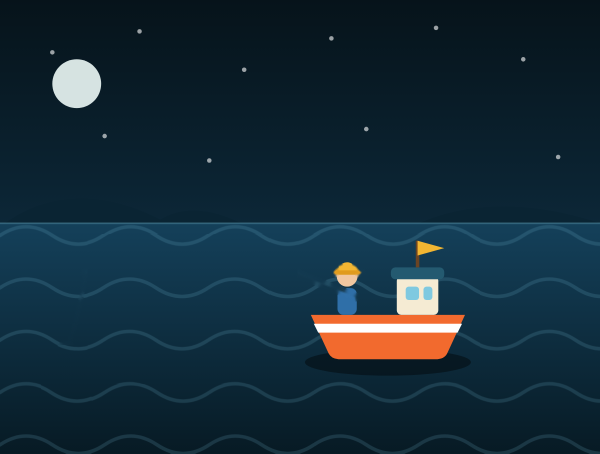
#> input picture 2_Aset_dan_Konten/assets-source/03_Studi_Kasus/adegan_bubu.png, 1200 x 907 px, given in place of adegan_kapal.png, which was not available (shown at 1/2 size)
$ python buat_adegan_antartika.py
#> lines starting #> are read from the running program, lines starting #| are printed output that depends on the picture
#!/usr/bin/env python3
"""Membuat varian adegan untuk peta Lautan Antartika (stage 11-20).

Studi kasus TIDAK diganti: aktor, kapal, dermaga, jala, bubu, tombak, dan pukat tetap sama dan
animasi memakai titik jangkar yang sama (lihat MemancingAdegan.kt). Skrip ini hanya MENAMBAH detail
khas Antartika di atas ilustrasi yang sudah bersih dari alat pancing:

  - bongkahan es mengapung dan lempeng es di air (tidak menutup zona lemparan / jalur ikan)
  - gunung es di cakrawala
  - salju di dermaga, atap kapal, dan ember; es menggantung di dermaga
  - aurora tipis di langit malam
  - bawah laut: langit-langit es dengan es menggantung dan bongkah es di dasar

Masukan : assets-source/03_Studi_Kasus/adegan_*.png  (hasil bersihkan_adegan.py)
Keluaran: assets-source/03_Studi_Kasus/adegan_*_antartika.png
Jalankan: python3 2_Aset_dan_Konten/tools/buat_adegan_antartika.py
          python3 2_Aset_dan_Konten/tools/sync_assets.py
Butuh: pillow, numpy.
"""
from __future__ import annotations

import math
import os
import random

from PIL import Image, ImageChops, ImageDraw, ImageFilter

HERE = os.path.dirname(os.path.abspath(__file__))
DIR = os.path.join(HERE, "..", "assets-source", "03_Studi_Kasus")

W, H = 1200, 907
SS = 3  # supersampling untuk tepi halus

# Palet es (selaras dengan gunung_es.png dan adegan_lubang_es.png)
ES_TERANG = (0xDC, 0xEE, 0xF5)
ES_SISI = (0xB5, 0xD4, 0xE2)
ES_BAYANG = (0x8F, 0xB2, 0xC4)
ES_DALAM = (0x6E, 0x9B, 0xAF)
ES_PUTIH = (0xF4, 0xFA, 0xFC)
AIR_DALAM = (0x2E, 0x7D, 0x96)


def kanvas() -> tuple[Image.Image, ImageDraw.ImageDraw]:
    im = Image.new("RGBA", (W * SS, H * SS), (0, 0, 0, 0))
    return im, ImageDraw.Draw(im, "RGBA")


def p(x: float, y: float) -> tuple[float, float]:
    return (x * SS, y * SS)


def poly(d, pts, fill):
    d.polygon([p(x, y) for x, y in pts], fill=fill)


def bongkah(d, cx, garis_air, lebar, tinggi, rnd: random.Random, alpha=255):
    """Bongkahan es bersisi-sisi, sebagian terendam di bawah garis air."""
    w, h = lebar, tinggi
    # bayangan terendam (tembus pandang)
    dalam = h * 0.55
    poly(d, [(cx - w * 0.5, garis_air), (cx - w * 0.36, garis_air + dalam * 0.8),
             (cx, garis_air + dalam), (cx + w * 0.38, garis_air + dalam * 0.7),
             (cx + w * 0.5, garis_air)], AIR_DALAM + (int(95 * alpha / 255),))
    # badan atas: puncak acak
    j = [rnd.uniform(-0.08, 0.08) for _ in range(6)]
    kiri = (cx - w * 0.5, garis_air)
    kanan = (cx + w * 0.5, garis_air)
    puncak = (cx + w * (0.04 + j[0]), garis_air - h)
    lekuk = (cx + w * (0.22 + j[1]), garis_air - h * (0.62 + j[2]))
    bahu_k = (cx - w * (0.30 + j[3]), garis_air - h * (0.55 + j[4]))
    bahu_r = (cx + w * (0.40 + j[5]), garis_air - h * 0.36)
    tengah = (cx + w * 0.02, garis_air)
    # sisi kiri (lebih gelap), sisi kanan (terang)
    poly(d, [kiri, bahu_k, puncak, tengah], ES_SISI + (alpha,))
    poly(d, [tengah, puncak, lekuk, bahu_r, kanan], ES_TERANG + (alpha,))
    # sorot putih di puncak
    poly(d, [puncak, (puncak[0] - w * 0.07, puncak[1] + h * 0.22),
             (puncak[0] + w * 0.06, puncak[1] + h * 0.2)], ES_PUTIH + (alpha,))
    # bayangan di sisi kiri
    poly(d, [kiri, (cx - w * 0.30, garis_air - h * 0.2), tengah], ES_BAYANG + (int(alpha * 0.8),))
    # garis air
    d.line([p(cx - w * 0.62, garis_air + 1), p(cx + w * 0.62, garis_air + 1)],
           fill=(0xDC, 0xEE, 0xF5, int(110 * alpha / 255)), width=int(2.2 * SS))


def lempeng(d, cx, garis_air, lebar, rnd: random.Random):
    """Lempeng es pipih yang hampir rata dengan air."""
    w = lebar
    t = max(6, w * 0.07)
    poly(d, [(cx - w * 0.5, garis_air), (cx - w * 0.42, garis_air - t * 1.3),
             (cx - w * 0.1, garis_air - t * 1.8), (cx + w * 0.32, garis_air - t * 1.4),
             (cx + w * 0.5, garis_air)], ES_TERANG + (255,))
    poly(d, [(cx - w * 0.5, garis_air), (cx + w * 0.5, garis_air),
             (cx + w * 0.44, garis_air + t), (cx - w * 0.4, garis_air + t * 1.1)], ES_BAYANG + (235,))
    d.line([p(cx - w * 0.6, garis_air + t * 1.25), p(cx + w * 0.6, garis_air + t * 1.25)],
           fill=(0xDC, 0xEE, 0xF5, 80), width=int(2 * SS))


def gunung_cakrawala(d, cx, tinggi, lebar, rnd: random.Random, y=445, warna=(0x5C, 0x8A, 0xA0), alpha=235):
    """Gunung es jauh di cakrawala (siluet kebiruan + tudung salju)."""
    w, h = lebar, tinggi
    a = (cx - w * 0.5, y)
    b = (cx - w * 0.18, y - h * 0.62)
    c = (cx + w * 0.02, y - h)
    e = (cx + w * 0.22, y - h * 0.55)
    f = (cx + w * 0.5, y)
    poly(d, [a, b, c, e, f], warna + (alpha,))
    poly(d, [(cx + w * 0.02, y - h), (cx + w * 0.22, y - h * 0.55), (cx + w * 0.5, y),
             (cx + w * 0.1, y)], (0x7F, 0xAB, 0xBE, alpha))
    poly(d, [c, (c[0] - w * 0.09, c[1] + h * 0.3), (c[0] - w * 0.02, c[1] + h * 0.24),
             (c[0] + w * 0.04, c[1] + h * 0.34), (c[0] + w * 0.1, c[1] + h * 0.26)],
         ES_TERANG + (alpha,))


def salju_garis(d, x0, x1, y, tebal, alpha=245, tonjol=True):
    """Lapisan salju di atas permukaan datar, dengan tepi bergelombang."""
    pts = [(x0, y)]
    n = max(4, int((x1 - x0) / 26))
    for i in range(n + 1):
        x = x0 + (x1 - x0) * i / n
        pts.append((x, y - tebal * (0.7 + 0.5 * math.sin(i * 1.9))))
    pts.append((x1, y))
    pts.append((x1, y + tebal * 0.45))
    pts.append((x0, y + tebal * 0.45))
    poly(d, pts, ES_PUTIH + (alpha,))


def es_menggantung(d, x0, x1, y, rnd: random.Random, panjang=34, jumlah=None, alpha=235):
    n = jumlah or max(3, int((x1 - x0) / 28))
    for i in range(n):
        x = x0 + (x1 - x0) * (i + rnd.uniform(0.15, 0.85)) / n
        w = rnd.uniform(5, 9)
        L = rnd.uniform(0.55, 1.0) * panjang
        poly(d, [(x - w, y), (x + w, y), (x + w * 0.1, y + L)], ES_TERANG + (alpha,))
        poly(d, [(x - w, y), (x, y), (x + w * 0.1, y + L)], ES_SISI + (alpha,))


def aurora(base: Image.Image, seed: int, atas=60, bawah=310, kuat=1.0):
    """Pita aurora kabur di langit (hanya di atas cakrawala)."""
    rnd = random.Random(seed)
    layer = Image.new("RGBA", (W, H), (0, 0, 0, 0))
    d = ImageDraw.Draw(layer, "RGBA")
    warna = [(0x3F, 0xD6, 0x9B), (0x6E, 0xA8, 0xFF), (0xB1, 0x8C, 0xFF)]
    for k, col in enumerate(warna):
        y0 = rnd.uniform(atas, atas + 120) + k * 26
        pts = []
        for i in range(0, W + 40, 40):
            y = y0 + 46 * math.sin(i / 170.0 + k * 1.3) + 24 * math.sin(i / 71.0 + k)
            pts.append((i, y))
        top = pts
        bot = [(x, y + rnd.uniform(70, 120)) for x, y in reversed(pts)]
        d.polygon(top + bot, fill=col + (int(44 * kuat),))
    layer = layer.filter(ImageFilter.GaussianBlur(26))
    # pudar mulus ke arah cakrawala (tanpa tepi keras)
    maska = Image.new("L", (1, H), 0)
    for y in range(H):
        maska.putpixel((0, y), int(255 * max(0.0, min(1.0, (430 - y) / 190.0))))
    maska = maska.resize((W, H))
    a = ImageChops.multiply(layer.getchannel("A"), maska)
    layer.putalpha(a)
    return Image.alpha_composite(base, layer)


def gabung(base: Image.Image, overlay: Image.Image) -> Image.Image:
    ov = overlay.resize((W, H), Image.LANCZOS)
    return Image.alpha_composite(base, ov)


# ---------------------------------------------------------------------------------- adegan
def _chunks(d, rnd, daftar, lempeng_daftar):
    for (cx, y, w, h) in daftar:
        bongkah(d, cx, y, w, h, rnd)
    for (cx, y, w) in lempeng_daftar:
        lempeng(d, cx, y, w, rnd)


def kapal(base, seed=3):
    rnd = random.Random(seed)
    im = aurora(base, seed)
    ov, d = kanvas()
    for cx, t, w in [(150, 80, 250), (330, 52, 150), (1040, 96, 300), (1170, 64, 170)]:
        gunung_cakrawala(d, cx, t, w, rnd)
    _chunks(d, rnd,
            [(70, 500, 70, 40), (230, 492, 88, 46), (1000, 560, 82, 48), (1045, 628, 150, 86),
             (1140, 700, 112, 62), (36, 742, 84, 56)],
            [(1010, 752, 210), (118, 648, 110)])
    salju_garis(d, 782, 888, 536, 9)         # atap kabin
    salju_garis(d, 628, 676, 631, 5, 235)    # pagar dek di haluan
    return gabung(im, ov)


def bubu(base, seed=5):
    rnd = random.Random(seed)
    im = aurora(base, seed)
    ov, d = kanvas()
    for cx, t, w in [(120, 70, 220), (360, 50, 140), (1060, 90, 280), (1175, 60, 150)]:
        gunung_cakrawala(d, cx, t, w, rnd)
    _chunks(d, rnd,
            [(60, 505, 80, 44), (210, 495, 80, 42), (1010, 565, 86, 50), (1050, 632, 150, 84),
             (1140, 706, 108, 60), (36, 748, 80, 52)],
            [(1000, 756, 200), (150, 655, 100)])
    salju_garis(d, 782, 888, 536, 9)
    return gabung(im, ov)


def dermaga(base, seed=7):
    rnd = random.Random(seed)
    im = aurora(base, seed)
    ov, d = kanvas()
    for cx, t, w in [(620, 60, 170), (940, 92, 260), (1120, 70, 180)]:
        gunung_cakrawala(d, cx, t, w, rnd)
    _chunks(d, rnd,
            [(1040, 600, 150, 84), (1130, 690, 120, 66), (236, 722, 100, 58), (980, 520, 70, 40),
             (560, 505, 64, 36)],
            [(1000, 760, 190), (60, 780, 130)])
    salju_garis(d, 0, 523, 516, 8)                  # papan dermaga
    es_menggantung(d, 6, 520, 546, rnd, 34)         # es di tepi bawah papan
    salju_garis(d, 183, 257, 470, 5, 240)           # bibir ember
    salju_garis(d, 90, 112, 392, 4, 240)            # tiang lampu
    return gabung(im, ov)


def cadik(base, seed=9):
    rnd = random.Random(seed)
    im = aurora(base, seed)
    ov, d = kanvas()
    for cx, t, w in [(120, 70, 230), (340, 50, 150), (1040, 90, 280), (1170, 60, 150)]:
        gunung_cakrawala(d, cx, t, w, rnd)
    _chunks(d, rnd,
            [(1000, 612, 150, 84), (1110, 700, 124, 68), (960, 518, 72, 42), (36, 748, 86, 56),
             (560, 500, 66, 38)],
            [(240, 770, 170), (1050, 760, 190)])
    salju_garis(d, 112, 232, 539, 6, 235)           # tepi lambung kiri
    return gabung(im, ov)


def penyelam(base, seed=11):
    rnd = random.Random(seed)
    ov, d = kanvas()
    # langit-langit es di permukaan (di atas jalur ikan y 540-640)
    pts = [(0, 0)]
    for i in range(0, W + 60, 60):
        pts.append((i, 70 + 22 * math.sin(i / 130.0) + rnd.uniform(-10, 14)))
    pts.append((W, 0))
    poly(d, pts, (0xDC, 0xEE, 0xF5, 215))
    pts2 = [(0, 0)] + [(x, y - 26) for x, y in pts[1:-1]] + [(W, 0)]
    poly(d, pts2, (0xF4, 0xFA, 0xFC, 200))
    es_menggantung(d, 10, W - 10, 78, rnd, 70, jumlah=18, alpha=215)
    # bongkah es yang mengambang di air atas
    for cx, y, w, h in [(180, 150, 80, 46), (520, 130, 60, 36), (880, 170, 96, 52), (1080, 120, 70, 40)]:
        bongkah(d, cx, y, w, h, rnd, alpha=170)
    # bongkah es bertumpu di dasar laut
    for cx, y, w, h in [(260, 835, 150, 90), (1010, 830, 170, 100), (640, 850, 110, 66)]:
        bongkah(d, cx, y, w, h, rnd, alpha=240)
    return gabung(base, ov)


def lubang_es(base, seed=13):
    rnd = random.Random(seed)
    ov, d = kanvas()
    # bongkahan es di hamparan es, jauh dari lubang dan jalur ikan (x 200-500, y 450-700)
    for cx, y, w, h in [(820, 560, 120, 80), (980, 640, 160, 100), (1110, 540, 90, 60),
                        (760, 760, 140, 80), (1060, 780, 170, 96), (540, 800, 120, 70),
                        (90, 800, 130, 74)]:
        bongkah(d, cx, y, w, h, rnd, alpha=250)
    # serpihan es kecil di tepi lubang
    for cx, y, w, h in [(120, 690, 30, 18), (352, 672, 26, 16)]:
        bongkah(d, cx, y, w, h, rnd, alpha=250)
    salju_garis(d, 447, 509, 513, 5, 245)           # bibir ember
    return gabung(base, ov)


def badai(base, seed=15):
    rnd = random.Random(seed)
    ov, d = kanvas()
    for cx, t, w in [(900, 110, 330), (1120, 80, 200), (760, 60, 170)]:
        gunung_cakrawala(d, cx, t, w, rnd, warna=(0x4C, 0x70, 0x86), alpha=230)
    _chunks(d, rnd,
            [(880, 628, 170, 96), (1030, 566, 112, 66), (1120, 706, 130, 72), (780, 742, 124, 66)],
            [(1000, 770, 210)])
    salju_garis(d, 447, 628, 405, 8)                # atap anjungan
    salju_garis(d, 140, 663, 515, 5, 230)           # pagar dek
    return gabung(base, ov)


ADEGAN = {
    "adegan_kapal": kapal,
    "adegan_dermaga": dermaga,
    "adegan_perahu_cadik": cadik,
    "adegan_penyelam": penyelam,
    "adegan_lubang_es": lubang_es,
    "adegan_bubu": bubu,
    "adegan_kapal_pukat_badai": badai,
}


def main():
    for nama, fn in ADEGAN.items():
        src = Image.open(os.path.join(DIR, nama + ".png")).convert("RGBA")
        out = fn(src)
#> in aurora, `layer = Image.new("RGBA", (W, H), (0, 0, 0, 0))`: layer: PIL image 1200x907 RGBA; every value is 0
#> in aurora, `layer = layer.filter(ImageFilter.GaussianBlur(26))`:
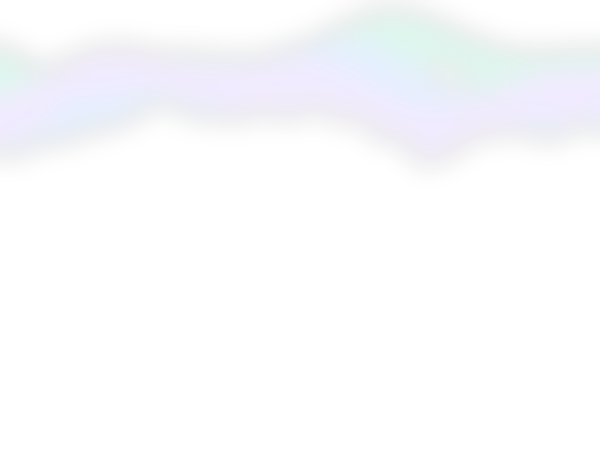
#> layer: PIL image 1200x907 RGBA (shown at 1/2 size); mean R, G, B, A 25.9, 30.5, 44.1, 8.3; transparent parts drawn white
#> in aurora, `maska = maska.resize((W, H))`:
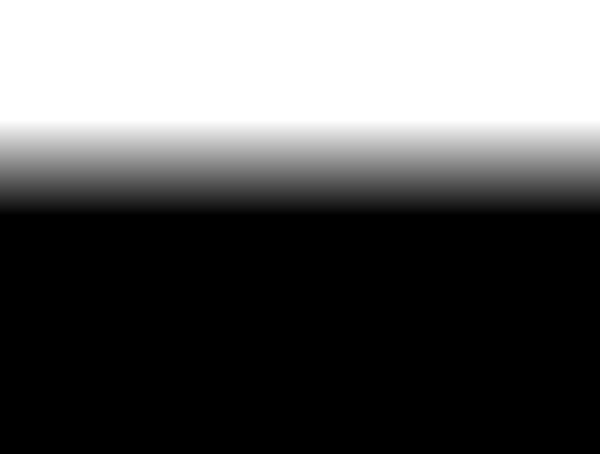
#> maska: PIL image 1200x907 L (shown at 1/2 size); min 0, max 255, mean 94.2
#> in aurora, `a = ImageChops.multiply(layer.getchannel("A"), maska)`:
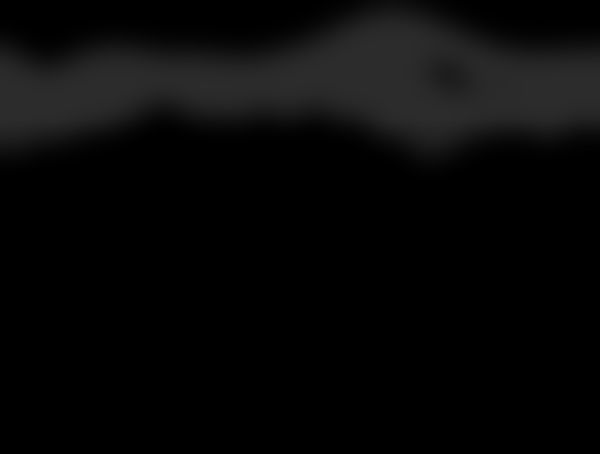
#> a: PIL image 1200x907 L (shown at 1/2 size); min 0, max 44, mean 8
#> in aurora, `return Image.alpha_composite(base, layer)`:
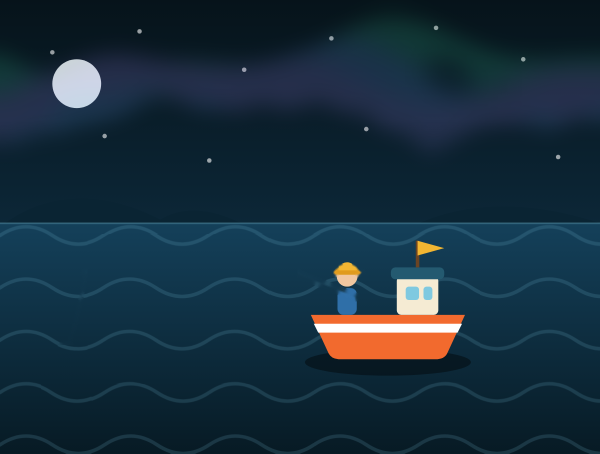
#> returned value: PIL image 1200x907 RGBA (shown at 1/2 size); mean R, G, B, A 23.4, 46, 60.5, 255
#> in kanvas, `im = Image.new("RGBA", (W * SS, H * SS), (0, 0, 0, 0))`: im: PIL image 3600x2721 RGBA; every value is 0
#> in gabung, `ov = overlay.resize((W, H), Image.LANCZOS)`:
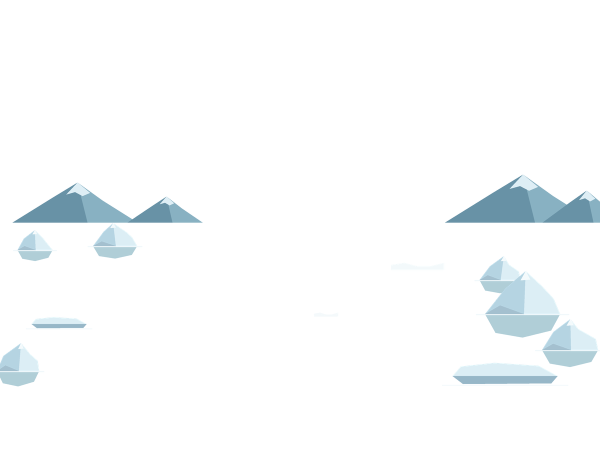
#> ov: PIL image 1200x907 RGBA (shown at 1/2 size); mean R, G, B, A 10.7, 13.9, 15.2, 15.1; transparent parts drawn white
#> in gabung, `return Image.alpha_composite(base, ov)`:
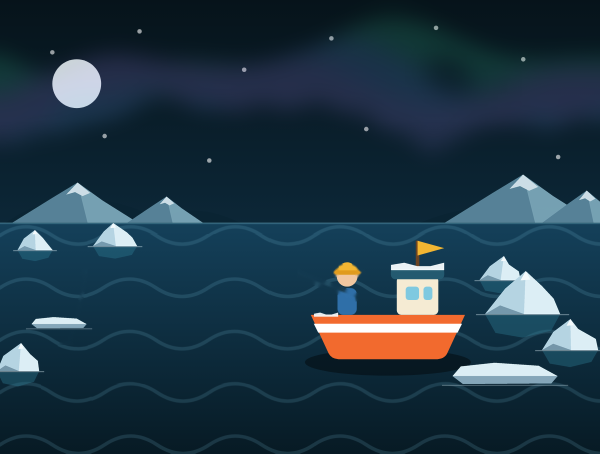
#> returned value: PIL image 1200x907 RGBA (shown at 1/2 size); mean R, G, B, A 31.3, 54.3, 68.7, 255
        tujuan = os.path.join(DIR, nama + "_antartika.png")
        out.convert("RGB").save(tujuan, optimize=True)
        print("ok", os.path.basename(tujuan))
#> pass 2 of the loop in main, `for nama, fn in ADEGAN.items():`:
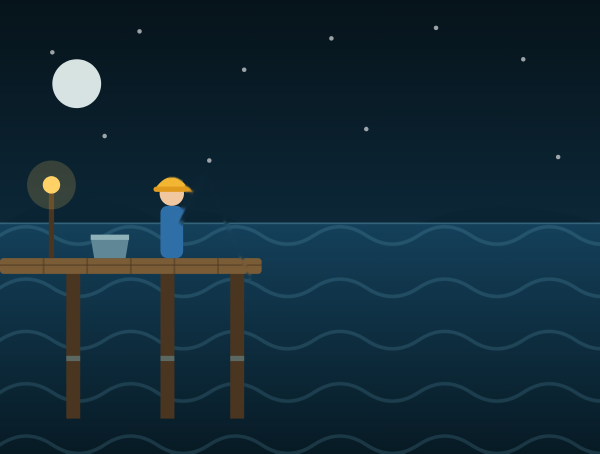
#> input picture 2_Aset_dan_Konten/assets-source/03_Studi_Kasus/adegan_dermaga.png, 1200 x 907 px (shown at 1/2 size)
#> in gabung (call 2), `ov = overlay.resize((W, H), Image.LANCZOS)`:
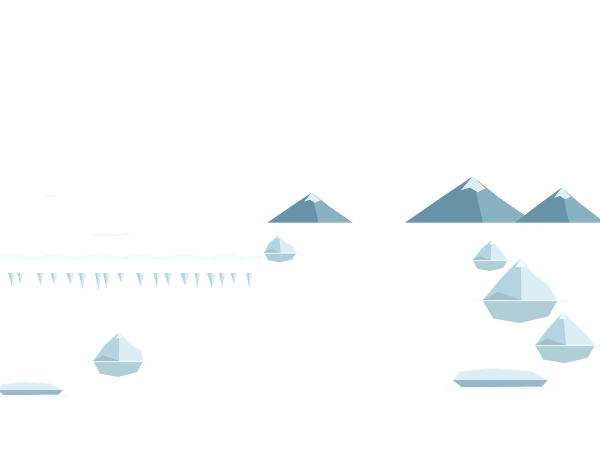
#> ov: PIL image 1200x907 RGBA (shown at 1/2 size); mean R, G, B, A 11.4, 14.2, 15.3, 14; transparent parts drawn white
#> in gabung (call 2), `return Image.alpha_composite(base, ov)`:
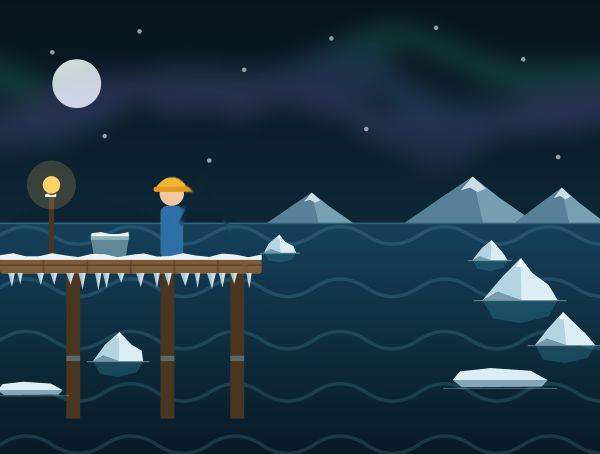
#> returned value: PIL image 1200x907 RGBA (shown at 1/2 size); mean R, G, B, A 28.5, 52.5, 66.5, 255
#> pass 3 of the loop in main, `for nama, fn in ADEGAN.items():`:
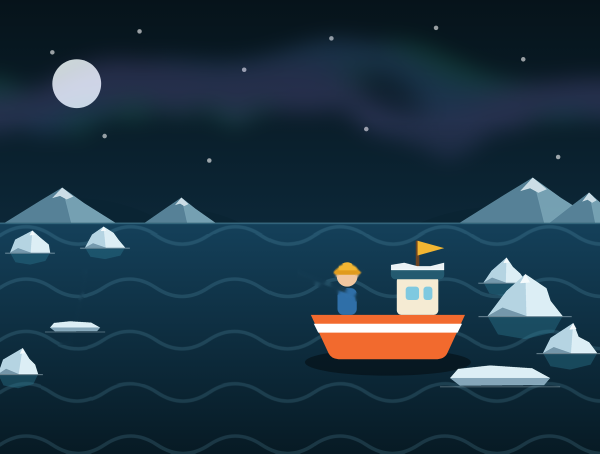
#> input picture 2_Aset_dan_Konten/assets-source/03_Studi_Kasus/adegan_bubu_antartika.png, 1200 x 907 px, given in place of adegan_perahu_cadik.png, which was not available (shown at 1/2 size)
#> in gabung (call 3), `ov = overlay.resize((W, H), Image.LANCZOS)`:
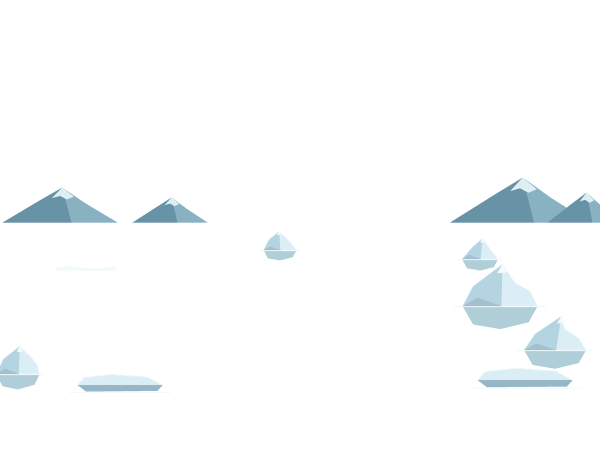
#> ov: PIL image 1200x907 RGBA (shown at 1/2 size); mean R, G, B, A 9.8, 12.7, 13.8, 13.6; transparent parts drawn white
#> in gabung (call 3), `return Image.alpha_composite(base, ov)`:
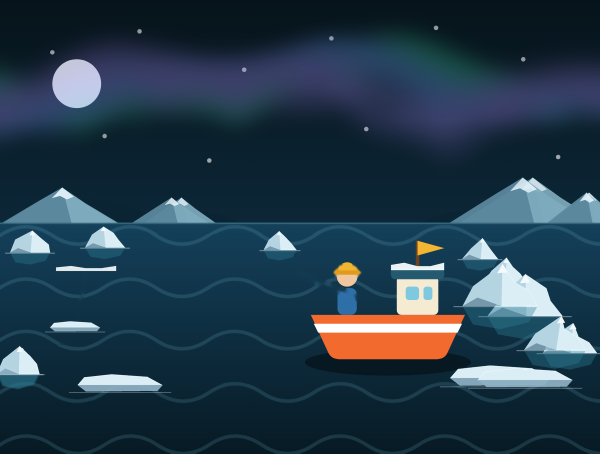
#> returned value: PIL image 1200x907 RGBA (shown at 1/2 size); mean R, G, B, A 36.3, 58.8, 74.7, 255
#> the loop made 5 passes; the first 3 are shown


if __name__ == "__main__":
#> (the run stopped early here; a loop or call above may not have finished)
